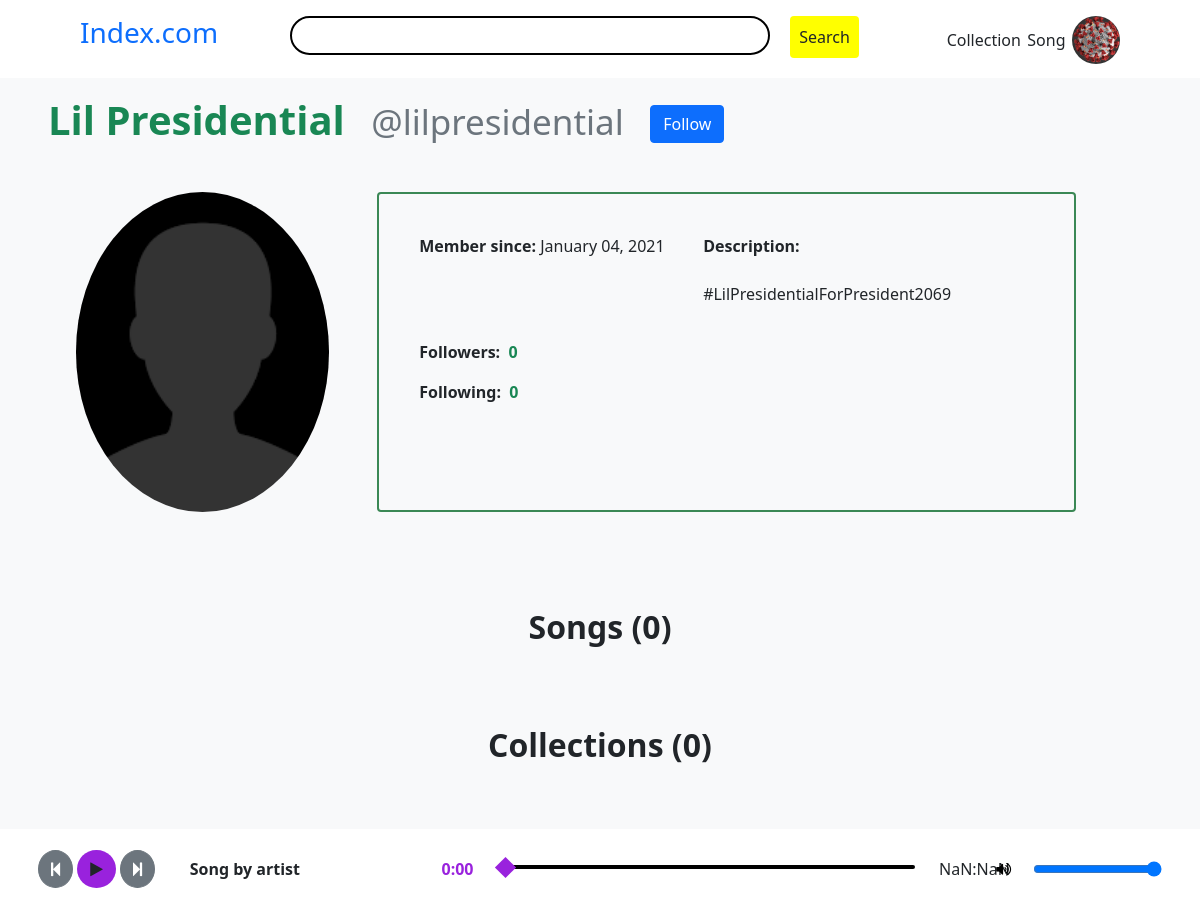
/lilpresidential/ (signed in), run on an earlier commit of the app's database.
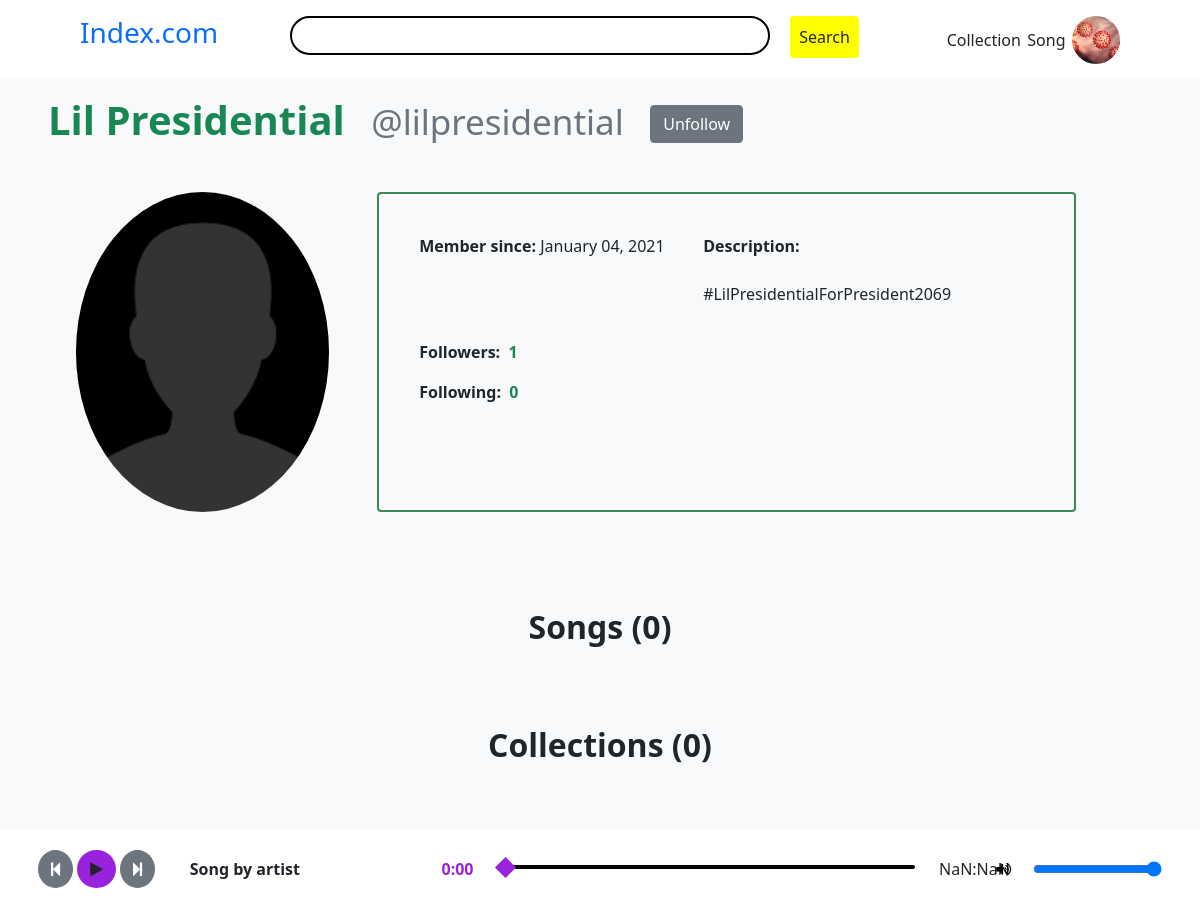
And on a later commit of the database.
### audiodist/models.py (models this page shows, shortened)
class Artist (models.Model):
    account = models.OneToOneField(Account, on_delete=models.CASCADE)
    name = models.CharField(default='Artist', max_length=60)
    pfp = models.ImageField(default='defaultpfp.png', upload_to='artists/', null=True, blank=True)
    description = models.TextField(max_length=1000, blank=True, null=True)
    date_joined = models.DateField(auto_now_add=True)
    @property
    def pfp_url (self):
        try:
            return self.pfp.url
        except:
            return ''
    @property
    def date_joined_word_form (self):
        return self.date_joined.strftime('%B %d, %Y')
    @property
    def num_public_songs (self):
        return Song.objects.filter(artist=self, is_public=True).count()
    @property
    def num_public_collections (self):
        return Collection.objects.filter(artist=self, is_public=True).count()
    @property
    def num_followers (self):
        return Follower.objects.filter(of=self).count()
    @property
    def num_following (self):
        return Follower.objects.filter(by=self).count()

class Account (AbstractBaseUser):
    email = models.EmailField(verbose_name="email", max_length=60, unique=True)
    username = models.CharField(max_length=30, unique=True)
    dob = models.DateField()
    date_joined = models.DateTimeField(verbose_name='date joined', auto_now_add=True)
    last_login = models.DateTimeField(verbose_name='last login', auto_now=True)
    is_admin = models.BooleanField(default=False)
    is_active = models.BooleanField(default=True)
    is_staff = models.BooleanField(default=False)
    is_superuser = models.BooleanField(default=False)
    USERNAME_FIELD = 'email'
    REQUIRED_FIELDS = ['username', 'dob']
    objects = AccountManager()

### audiodist/views.py (the view, shortened to what this page needs)
# urls.py: path('<str:username>/', artist_view, name='artist'),
def artist_view (request, username):
    if username in [ account.username for account in Account.objects.all() ]:
        artist = Artist.objects.get(account=Account.objects.get(username=username))
        artist_songs = Song.objects.filter(artist=artist)
        artist_collections = Collection.objects.filter(artist=artist)
        users_of_followers = [ follower.by.account for follower in Follower.objects.filter(of=artist) ]
    else:
        raise Http404('User not found')
    return render(request, 'audiodist/artist.html', { 'artist': artist, 'songs': artist_songs,
    'collections': artist_collections, 'tracks': CollectionTrack.objects.all(),
    'is_authorized': request.user == artist.account, 'is_user_following': request.user in users_of_followers })

### audiodist/views.py (called while the page is built)
def all_views (request):
    try:
        logged_in_artist = Artist.objects.get(account=request.user)
    except:
        logged_in_artist = None
    return { 'logged_in_artist': logged_in_artist, 'user': request.user }

### audiodist/templates/audiodist/artist.html (shortened to what this page needs)
{% extends 'audiodist/base.html' %}
{% load static %}
{% block content %}
    <h1 class="mb-5">
        <strong class="text-success">{{ artist.name }}</strong>
        <span class="text-muted small mx-3">@{{ artist.account.username }}</span>
        {% if user.is_authenticated %}
            {% if not is_authorized %}
                {% if is_user_following %}
                    <button class="btn btn-secondary unfollow" id="follow" data-action="follow">Unfollow</button>
                {% else %}
                    <button class="btn btn-primary" id="follow" data-action="follow">Follow</button>
                {% endif %}
            {% endif %}
        {% endif %}
    </h1>
    <div style="width: 95%; margin: auto;" class="d-flex mb-5">
        <div class="rounded-circle pfp" style="background-image: url('{{ artist.pfp_url }}');" ></div>
        <div class="col-8 mx-5 rounded d-flex" style="border: 2px #3b8855 solid; padding: 2.5rem 2.5rem 0rem;">
            <div class="d-flex" style="flex:0.6; flex-direction: column;">
                <p style="flex:0.5;"><strong>Member since: </strong><span>{{ artist.date_joined_word_form }}</span></p>
                <p class="big"><strong>Followers: &nbsp;</strong><strong class="text-success" id="num-followers">{{ artist.num_followers }}</strong></p>
                <p class="big"><strong>Following: &nbsp;</strong><strong class="text-success">{{ artist.num_following }}</strong></p>
            </div>
            <div style="flex: 0.7;">
                <p class="mb-4"><strong>Description:</strong></p>
                <p>{{ artist.description }}</p>
            </div>
        </div>
    </div>
    <div class="pt-5 mx-auto text-center">
        {% if user == artist.account %}
            <h2 class="mb-3"><strong>Songs ({{ artist.num_songs }})</strong></h2>
            <a class="btn btn-success mb-5" href="{% url 'create-song' %}">Post a song</a>
        {% else %}
            <h2 class="mb-3"><strong>Songs ({{ artist.num_public_songs }})</strong></h2>
        {% endif %}
        {% if user == artist.account %}
            <h2 style="margin-top: 5rem;" class="mb-3"><strong>Collections ({{ artist.num_collections }})</strong></h2>
            <a class="btn btn-success mb-5" href="{% url 'create-collection' %}">Create a collection</a>
        {% else %}
        <h2 style="margin-top: 5rem;" class="mb-3"><strong>Collections ({{ artist.num_public_collections }})</strong></h2>
        {% endif %}
    </div>
{% endblock content %}

### audiodist/templates/audiodist/components/nav.html (shortened to what this page needs)
<nav class="d-flex col-12">
    <h3><a href="{% url 'index' %}" class="text-decoration-none">Index.com</a></h1>
    <form action="{% url 'search' %}" method="GET"> {% csrf_token %}
        <input id="search" type="search" name="search">
        <input class="btn p-2 mx-3" style="background-color: yellow;" type="submit" value="Search">
    </form>
    {% if logged_in_artist %}
        <div class="d-flex align-items-center col-2" style="justify-content: space-between;">
            <a class="text-decoration-none text-dark" href="{% url 'create-collection' %}">Collection</a>
            <a class="text-decoration-none text-dark" href="{% url 'create-song' %}">Song</a>
            <a href="{% url 'artist' logged_in_artist.account.username %}" class="user-pfp"
            style="background-image: url('{{ logged_in_artist.pfp_url }}');"></a>
        </div>
    {% endif %}
</nav>

What changed in the data, as far as the page shows it:
changed Artist (number 1 of 2 on the later page): pfp_url: a different picture
computed for Artist "Lil Presidential": num_followers "0" → "1"
Also different on the page:
text no longer shown: "Follow"
text now shown: "Unfollow"
